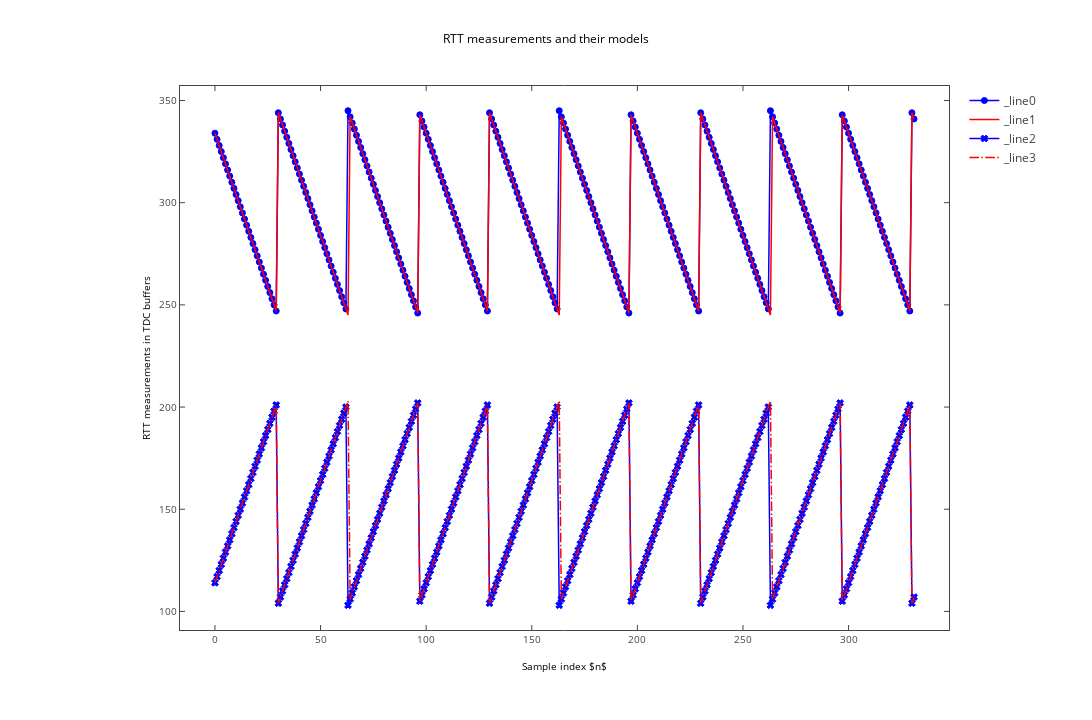
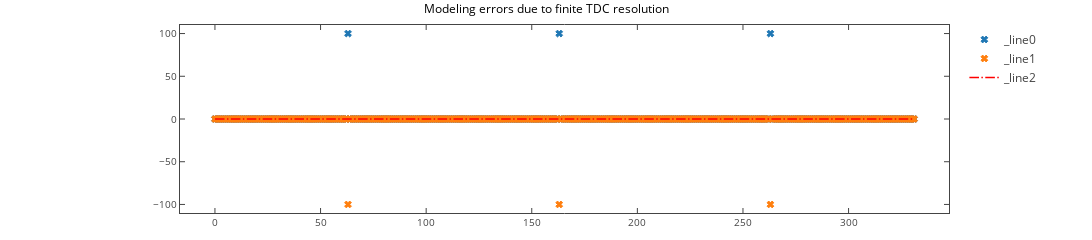
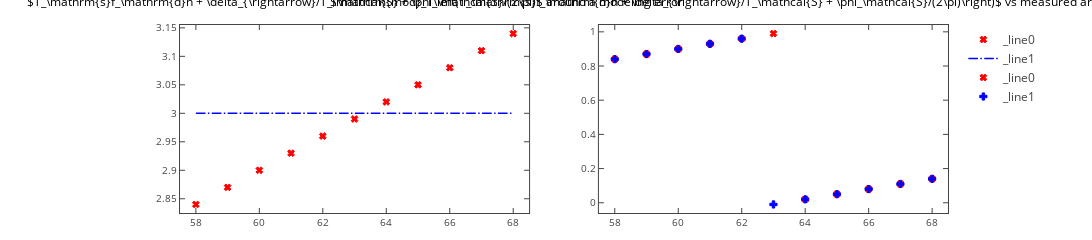

Here is the notebook cell these charts were saved with, in order:
### Markdown cell above
<a id="noise-less"></a>
### Noise-less case

To do so, we start by validating the deterministic model against the noise-less simulations. In the following, we observe that the model is accurate. Despite that, there are a small number of model-prediction errors because our model does not take into account the finite resolution of the TDCs' clocks. Regardless, the effect of these errors is irrelevant when compared to that of the random variations of the parameters, which will be explored in the next section.

### Code cell
( M_measurements, S_measurements, fd, T_sampling, T_S, phase_S, 
  delay_going_and_back, delay_going, delay_S ) = run_experiment( S_offset = 40 )

# Generate model predictions
# Function for sawtooth component
def h( n ):
    return 1 - (T_sampling*fd*n + delay_going/T_S + phase_S/(2*np.pi) )%(1)
# Signal measured by M (y)
n = np.arange( 0, M_measurements.size, 1 )
y = delay_going_and_back + delay_S + T_S * h(n)
# Signal measured by S (z)
n_S = np.arange( 0, S_measurements.size, 1 )
z = T_sampling - delay_S - T_S * h(n_S) 

# Check model error statistics
diff_y = np.abs( y - M_measurements ) 
diff_z = np.abs( z - S_measurements ) 
print( "The mean absolute deviations (MAD) between measurements and models are (y: %.2f, z: %.2f)"%(
       np.sum( diff_y ) / M_measurements.size, np.sum( diff_z ) / S_measurements.size ) )
print( "The 95%% percentiles of the absolute deviations are (y: %.2f, z:%.2f)"%(
       np.percentile( diff_y, 95 ), np.percentile( diff_z, 95 ) ) )

# Plot measurements vs models
plt.figure( figsize = [20,10] )

plt.plot( n, M_measurements, 'bo-' )
plt.plot( n, y, 'r-' )
plt.plot( n_S, S_measurements, 'bx-' )
plt.plot( n_S, z, 'r-.' )
plt.xlabel( r"Sample index $n$" )
plt.ylabel( r"RTT measurements in TDC buffers" )
plt.legend( [r"$\mathcal{M}$'s measurements", r"$y_{\mathrm{det}}[n]$",
             r"$\mathcal{S}$'s measurements", r"$z_{\mathrm{det}}[n]$"], ncol = 4,
             loc = 'center' );
plt.title( "RTT measurements and their models" )


if interactive:
    mpl_to_pltly( plt.gcf( ) )
    
# Plot modeling errors vs time
plt.figure( figsize = [20,3] )
plt.plot( n, M_measurements - y, 'x', n_S, S_measurements - z, 'x' );
plt.plot( n, np.zeros_like( n ), 'r-.' )
plt.legend( [r"$\mathrm{TDC}_\mathcal{M}[n] - y[n]$", r"$\mathrm{TDC}_\mathcal{S}[n]-z[n]$", r"$0$" ] )
plt.title( "Modeling errors due to finite TDC resolution" )


if interactive:
    mpl_to_pltly( plt.gcf( ) )
# Examine modeling errors
# Detect first error and explore the area
error_index = np.where( np.abs( y - M_measurements ) > 0.5 )[0][0]
indices_to_plot = np.arange( error_index-5, error_index+6, 1 )
plt.figure( figsize = [20,3] )
# Compute signal inside non-linearity and integer close to errors
inner_signal = T_sampling*fd*indices_to_plot + delay_going/T_S + phase_S/(2*np.pi)
integer_around = np.unique( np.round( inner_signal ) )
# Show error-provoking phenomenon
plt.subplot(121)
plt.plot( indices_to_plot, inner_signal, 'rx' )
plt.plot( indices_to_plot, integer_around * np.ones_like( indices_to_plot ), 'b-.' )
plt.title( r"$T_\mathrm{s}f_\mathrm{d}n + \delta_{\rightarrow}/T_\mathcal{S} + \phi_\mathcal{S}/(2\pi)$ around a modeling error" )
plt.subplot(122)
plt.plot( indices_to_plot, 1 - h( indices_to_plot ) , 'rx' )
plt.plot( indices_to_plot, 1 - (M_measurements[indices_to_plot] - delay_going_and_back - delay_S)/T_S , 'b+' ) 
plt.legend( ["Predicted", "Measured"] )
plt.title( r"$\mathrm{mod}_1\left(T_\mathrm{s}f_\mathrm{d}n + \delta_{\rightarrow}/T_\mathcal{S} + \phi_\mathcal{S}/(2\pi)\right)$ vs measured around a modeling error" );

if interactive:
    mpl_to_pltly( plt.gcf( ) )

### Figure 1 — Plotly figure (JSON) as saved in the notebook; plotly's stock layout.template omitted (floating-point values rounded to 4 significant figures; data arrays with more than 128 entries replaced by an {"elided": "..."} marker saying what was removed)
{"data": [{"line": {"color": "rgba (0, 0, 255, 1)", "dash": "solid", "width": 1.5}, "marker": {"color": "#0000FF", "line": {"color": "#0000FF", "width": 1}, "opacity": 1, "size": 6, "symbol": "circle"}, "mode": "lines+markers", "name": "_line0", "type": "scatter", "uid": "526ca86b-a9ee-4171-8fbb-a52f2e4debe9", "x": {"elided": "332 int values"}, "xaxis": "x", "y": {"elided": "332 int values"}, "yaxis": "y"}, {"line": {"color": "rgba (255, 0, 0, 1)", "dash": "solid", "width": 1.5}, "mode": "lines", "name": "_line1", "type": "scatter", "uid": "dd914f80-c5e9-464f-b679-4b1d8338ff10", "x": {"elided": "332 int values"}, "xaxis": "x", "y": {"elided": "332 float values"}, "yaxis": "y"}, {"line": {"color": "rgba (0, 0, 255, 1)", "dash": "solid", "width": 1.5}, "marker": {"color": "#0000FF", "line": {"color": "#0000FF", "width": 1}, "opacity": 1, "size": 6, "symbol": "x"}, "mode": "lines+markers", "name": "_line2", "type": "scatter", "uid": "521388a7-766c-4895-83cf-635ce7218f90", "x": {"elided": "332 int values"}, "xaxis": "x", "y": {"elided": "332 int values"}, "yaxis": "y"}, {"line": {"color": "rgba (255, 0, 0, 1)", "dash": "9.600000000000001px,2.4000000000000004px,1.5px,2.4000000000000004px", "width": 1.5}, "mode": "lines", "name": "_line3", "type": "scatter", "uid": "6d823383-177c-425f-836f-645434aaf47e", "x": {"elided": "332 int values"}, "xaxis": "x", "y": {"elided": "332 float values"}, "yaxis": "y"}], "layout": {"autosize": false, "height": 720, "hovermode": "closest", "margin": {"b": 90, "l": 180, "pad": 0, "r": 143, "t": 86}, "showlegend": true, "title": {"font": {"color": "#000000", "size": 12}, "text": "RTT measurements and their models"}, "width": 1440, "xaxis": {"anchor": "y", "domain": [0, 1], "mirror": "ticks", "nticks": 9, "range": [-16.55, 347.6], "showgrid": false, "showline": true, "side": "bottom", "tickfont": {"size": 10}, "ticks": "inside", "title": {"font": {"color": "#000000", "size": 10}, "text": "Sample index $n$"}, "type": "linear", "zeroline": false}, "yaxis": {"anchor": "x", "domain": [0, 1], "mirror": "ticks", "nticks": 8, "range": [90.9, 357.1], "showgrid": false, "showline": true, "side": "left", "tickfont": {"size": 10}, "ticks": "inside", "title": {"font": {"color": "#000000", "size": 10}, "text": "RTT measurements in TDC buffers"}, "type": "linear", "zeroline": false}}}

### Figure 2 — Plotly figure (JSON) as saved in the notebook; plotly's stock layout.template omitted (floating-point values rounded to 4 significant figures; data arrays with more than 128 entries replaced by an {"elided": "..."} marker saying what was removed)
{"data": [{"marker": {"color": "#1F77B4", "line": {"color": "#1F77B4", "width": 1}, "opacity": 1, "size": 6, "symbol": "x"}, "mode": "markers", "name": "_line0", "type": "scatter", "uid": "c6e03b84-0f99-4afa-99a7-4fe35d930978", "x": {"elided": "332 int values"}, "xaxis": "x", "y": {"elided": "332 float values"}, "yaxis": "y"}, {"marker": {"color": "#FF7F0E", "line": {"color": "#FF7F0E", "width": 1}, "opacity": 1, "size": 6, "symbol": "x"}, "mode": "markers", "name": "_line1", "type": "scatter", "uid": "fb7f0936-7c65-431d-a4c8-92b940f8f153", "x": {"elided": "332 int values"}, "xaxis": "x", "y": {"elided": "332 float values"}, "yaxis": "y"}, {"line": {"color": "rgba (255, 0, 0, 1)", "dash": "9.600000000000001px,2.4000000000000004px,1.5px,2.4000000000000004px", "width": 1.5}, "mode": "lines", "name": "_line2", "type": "scatter", "uid": "6559f622-7d21-41fd-a54c-f7abf1a48749", "x": {"elided": "332 int values"}, "xaxis": "x", "y": {"elided": "332 int values"}, "yaxis": "y"}], "layout": {"autosize": false, "height": 216, "hovermode": "closest", "margin": {"b": 27, "l": 180, "pad": 0, "r": 143, "t": 25}, "showlegend": true, "title": {"font": {"color": "#000000", "size": 12}, "text": "Modeling errors due to finite TDC resolution"}, "width": 1440, "xaxis": {"anchor": "y", "domain": [0, 1], "mirror": "ticks", "nticks": 9, "range": [-16.55, 347.6], "showgrid": false, "showline": true, "side": "bottom", "tickfont": {"size": 10}, "ticks": "inside", "type": "linear", "zeroline": false}, "yaxis": {"anchor": "x", "domain": [0, 1], "mirror": "ticks", "nticks": 7, "range": [-110.0, 110.0], "showgrid": false, "showline": true, "side": "left", "tickfont": {"size": 10}, "ticks": "inside", "type": "linear", "zeroline": false}}}

### Figure 3 — Plotly figure (JSON) as saved in the notebook; plotly's stock layout.template omitted (floating-point values rounded to 4 significant figures)
{"data": [{"marker": {"color": "#FF0000", "line": {"color": "#FF0000", "width": 1}, "opacity": 1, "size": 6, "symbol": "x"}, "mode": "markers", "name": "_line0", "type": "scatter", "uid": "8b839058-24a8-46ca-91c5-ea1e6dbee2cc", "x": [58, 59, 60, 61, 62, 63, 64, 65, 66, 67, 68], "xaxis": "x", "y": [2.84, 2.87, 2.9, 2.93, 2.96, 2.99, 3.02, 3.05, 3.08, 3.11, 3.14], "yaxis": "y"}, {"line": {"color": "rgba (0, 0, 255, 1)", "dash": "9.600000000000001px,2.4000000000000004px,1.5px,2.4000000000000004px", "width": 1.5}, "mode": "lines", "name": "_line1", "type": "scatter", "uid": "6f041215-8189-43c0-b1df-3972b6ce757d", "x": [58, 59, 60, 61, 62, 63, 64, 65, 66, 67, 68], "xaxis": "x", "y": [3, 3, 3, 3, 3, 3, 3, 3, 3, 3, 3], "yaxis": "y"}, {"marker": {"color": "#FF0000", "line": {"color": "#FF0000", "width": 1}, "opacity": 1, "size": 6, "symbol": "x"}, "mode": "markers", "name": "_line0", "type": "scatter", "uid": "d101b1ba-87e1-46af-9899-07cbcd8f08dc", "x": [58, 59, 60, 61, 62, 63, 64, 65, 66, 67, 68], "xaxis": "x2", "y": [0.84, 0.87, 0.9, 0.93, 0.96, 0.99, 0.02, 0.05, 0.08, 0.11, 0.14], "yaxis": "y2"}, {"marker": {"color": "#0000FF", "line": {"color": "#0000FF", "width": 1}, "opacity": 1, "size": 6, "symbol": "cross"}, "mode": "markers", "name": "_line1", "type": "scatter", "uid": "c02a3fb7-712f-4b98-b9cc-bb29f646292c", "x": [58, 59, 60, 61, 62, 63, 64, 65, 66, 67, 68], "xaxis": "x2", "y": [0.84, 0.87, 0.9, 0.93, 0.96, -0.01, 0.02, 0.05, 0.08, 0.11, 0.14], "yaxis": "y2"}], "layout": {"annotations": [{"font": {"color": "#000000", "size": 12}, "showarrow": false, "text": "$T_\\mathrm{s}f_\\mathrm{d}n + \\delta_{\\rightarrow}/T_\\mathcal{S} + \\phi_\\mathcal{S}/(2\\pi)$ around a modeling error", "x": 0.2273, "xanchor": "center", "xref": "paper", "y": 1.068, "yanchor": "bottom", "yref": "paper"}, {"font": {"color": "#000000", "size": 12}, "showarrow": false, "text": "$\\mathrm{mod}_1\\left(T_\\mathrm{s}f_\\mathrm{d}n + \\delta_{\\rightarrow}/T_\\mathcal{S} + \\phi_\\mathcal{S}/(2\\pi)\\right)$ vs measured around a modeling error", "x": 0.7727, "xanchor": "center", "xref": "paper", "y": 1.068, "yanchor": "bottom", "yref": "paper"}], "autosize": false, "height": 216, "hovermode": "closest", "margin": {"b": 27, "l": 180, "pad": 0, "r": 144, "t": 25}, "showlegend": true, "width": 1440, "xaxis": {"anchor": "y", "domain": [0, 0.4545], "mirror": "ticks", "nticks": 8, "range": [57.5, 68.5], "showgrid": false, "showline": true, "side": "bottom", "tickfont": {"size": 10}, "ticks": "inside", "type": "linear", "zeroline": false}, "xaxis2": {"anchor": "y2", "domain": [0.5455, 1], "mirror": "ticks", "nticks": 8, "range": [57.5, 68.5], "showgrid": false, "showline": true, "side": "bottom", "tickfont": {"size": 10}, "ticks": "inside", "type": "linear", "zeroline": false}, "yaxis": {"anchor": "x", "domain": [0, 1], "mirror": "ticks", "nticks": 9, "range": [2.825, 3.155], "showgrid": false, "showline": true, "side": "left", "tickfont": {"size": 10}, "ticks": "inside", "type": "linear", "zeroline": false}, "yaxis2": {"anchor": "x2", "domain": [0, 1], "mirror": "ticks", "nticks": 8, "range": [-0.06, 1.04], "showgrid": false, "showline": true, "side": "left", "tickfont": {"size": 10}, "ticks": "inside", "type": "linear", "zeroline": false}}}
